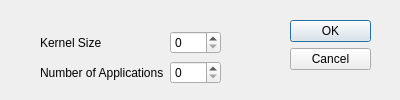
<?xml version="1.0" encoding="UTF-8"?>
<ui version="4.0">
 <class>Dialog</class>
 <widget class="QDialog" name="Dialog">
  <property name="geometry">
   <rect>
    <x>0</x>
    <y>0</y>
    <width>400</width>
    <height>100</height>
   </rect>
  </property>
  <property name="sizePolicy">
   <sizepolicy hsizetype="Fixed" vsizetype="Fixed">
    <horstretch>0</horstretch>
    <verstretch>0</verstretch>
   </sizepolicy>
  </property>
  <property name="minimumSize">
   <size>
    <width>400</width>
    <height>100</height>
   </size>
  </property>
  <property name="maximumSize">
   <size>
    <width>400</width>
    <height>100</height>
   </size>
  </property>
  <property name="windowTitle">
   <string>Median Blur</string>
  </property>
  <widget class="QDialogButtonBox" name="buttonBox">
   <property name="geometry">
    <rect>
     <x>290</x>
     <y>20</y>
     <width>81</width>
     <height>241</height>
    </rect>
   </property>
   <property name="orientation">
    <enum>Qt::Vertical</enum>
   </property>
   <property name="standardButtons">
    <set>QDialogButtonBox::Cancel|QDialogButtonBox::Ok</set>
   </property>
  </widget>
  <widget class="QWidget" name="layoutWidget">
   <property name="geometry">
    <rect>
     <x>40</x>
     <y>30</y>
     <width>181</width>
     <height>55</height>
    </rect>
   </property>
   <layout class="QGridLayout" name="gridLayout">
    <item row="0" column="0">
     <widget class="QLabel" name="label_2">
      <property name="text">
       <string>Kernel Size</string>
      </property>
     </widget>
    </item>
    <item row="0" column="1">
     <widget class="QSpinBox" name="spinBox_kernelsize"/>
    </item>
    <item row="1" column="0">
     <widget class="QLabel" name="label">
      <property name="text">
       <string>Number of Applications</string>
      </property>
     </widget>
    </item>
    <item row="1" column="1">
     <widget class="QSpinBox" name="spinBox_numberofapplications"/>
    </item>
   </layout>
  </widget>
 </widget>
 <resources/>
 <connections>
  <connection>
   <sender>buttonBox</sender>
   <signal>accepted()</signal>
   <receiver>Dialog</receiver>
   <slot>accept()</slot>
   <hints>
    <hint type="sourcelabel">
     <x>248</x>
     <y>254</y>
    </hint>
    <hint type="destinationlabel">
     <x>157</x>
     <y>274</y>
    </hint>
   </hints>
  </connection>
  <connection>
   <sender>buttonBox</sender>
   <signal>rejected()</signal>
   <receiver>Dialog</receiver>
   <slot>reject()</slot>
   <hints>
    <hint type="sourcelabel">
     <x>316</x>
     <y>260</y>
    </hint>
    <hint type="destinationlabel">
     <x>286</x>
     <y>274</y>
    </hint>
   </hints>
  </connection>
 </connections>
</ui>
